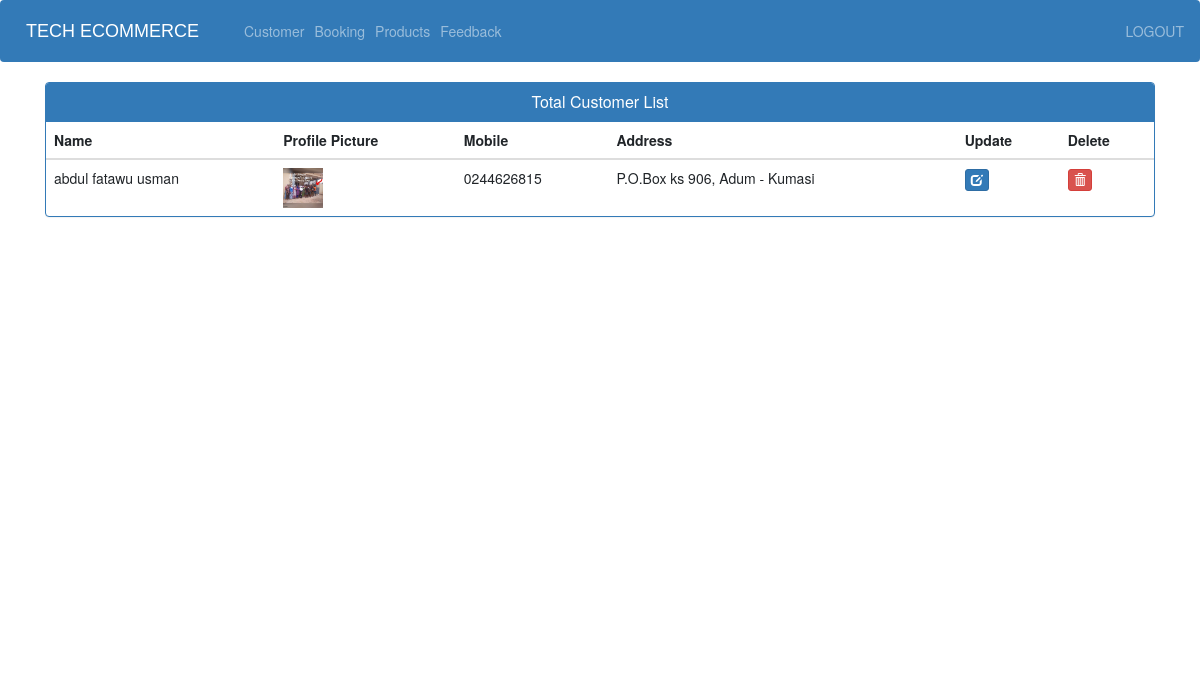
/view-customer (signed in), run on the app's committed database.
### ecom/models.py (models this page shows, shortened)
class Customer(models.Model):
    user=models.OneToOneField(User,on_delete=models.CASCADE)
    profile_pic= models.ImageField(upload_to='profile_pic/CustomerProfilePic/',null=True,blank=True)
    address = models.CharField(max_length=40)
    mobile = models.CharField(max_length=20,null=False)
    @property
    def get_name(self):
        return self.user.first_name+" "+self.user.last_name

### ecom/views.py (the view)
# urls.py: path('view-customer', views.view_customer_view,name='view-customer'),
@login_required(login_url='adminlogin')
def view_customer_view(request):
    customers=models.Customer.objects.all()
    return render(request,'ecom/view_customer.html',{'customers':customers})

### templates/ecom/view_customer.html (shortened to what this page needs)
{% extends 'ecom/admin_base.html' %}
{% load static %}
{% block content %}
<head>
  <link href="//netdna.bootstrapcdn.com/bootstrap/3.0.0/css/bootstrap.min.css" rel="stylesheet" id="bootstrap-css">
</head>
<div class="container">
  <div class="panel panel-primary">
    <div class="panel-heading">
      <h6 class="panel-title">Total Customer List</h6>
    </div>
    <table class="table table-hover" id="dev-table">
      <thead>
        <tr>
          <th>Name</th>
          <th>Profile Picture</th>
          <th>Mobile</th>
          <th>Address</th>
          <th>Update</th>
          <th>Delete</th>
        </tr>
      </thead>
      {% for c in customers %}
      <tr>
        <td> {{c.get_name}}</td>
        <td> <img src="{% static c.profile_pic.url %}" alt="Profile Pic" height="40px" width="40px" /></td>
        <td>{{c.mobile}}</td>
        <td>{{c.address}}</td>
        <td><a class="btn btn-primary btn-xs" href="{% url 'update-customer' c.id  %}"><span class="glyphicon glyphicon-edit"></span></a></td>
        <td><a class="btn btn-danger btn-xs" href="{% url 'delete-customer' c.id  %}"><span class="glyphicon glyphicon-trash"></span></a></td>
      </tr>
      {% endfor %}
    </table>
  </div>
</div>
{% endblock content %}

### templates/ecom/view_customer.html (style rules this page uses)
a:link { text-decoration: none; }
h6 { text-align: center; }

### data on the page
Customer: get_name "abdul fatawu usman", profile_pic (picture), mobile "0244626815", address "P.O.Box ks 906, Adum - Kumasi"
